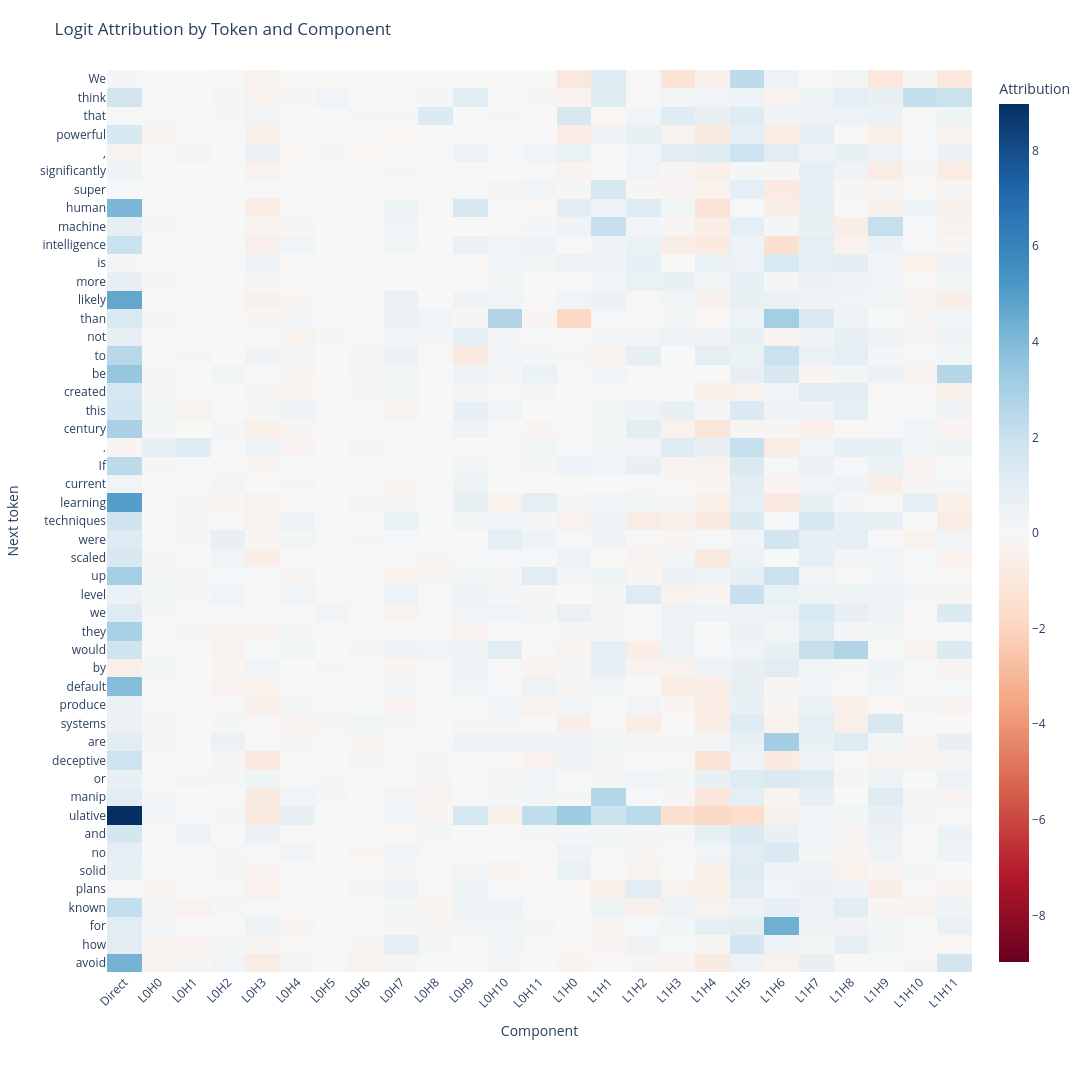

The notebook cell saved with this chart:
### Code cell
import plotly.express as px

def plot_logit_attribution_heatmap(
    logit_attr: t.Tensor,
    token_labels: list[str],
    component_labels: list[str],
    title: str = "Logit Attribution by Token and Component",
    min_width: int = 1000,
    min_height: int = 2000,
    cell_width: int = 45,
    cell_height: int = 22,
) -> None:
    """Plot a readable attribution heatmap with token labels on the y-axis."""
    values = logit_attr.detach().cpu().numpy() if isinstance(logit_attr, t.Tensor) else np.asarray(logit_attr)
    n_rows, n_cols = values.shape

    fig = px.imshow(
        values,
        x=component_labels,
        y=token_labels,
        labels={"x": "Component", "y": "Next token", "color": "Attribution"},
        title=title,
        color_continuous_scale="RdBu",
        color_continuous_midpoint=0,
        aspect="auto",
    )

    fig.update_layout(
        width=max(min_width, cell_width * n_cols),
        height=max(min_height, cell_height * n_rows),
        margin=dict(l=100, r=40, t=70, b=120),
    )
    fig.update_xaxes(tickangle=-45)
    fig.update_yaxes(automargin=True)
    fig.show()


embed = cache["embed"]
l1_results = cache["result", 0]
l2_results = cache["result", 1]
logit_attr = logit_attribution(embed, l1_results, l2_results, model.W_U, tokens.squeeze())

token_labels = model.to_str_tokens(tokens.squeeze())[1:]
n_heads = l1_results.shape[1]
component_labels = ["Direct"] + [f"L0H{h}" for h in range(n_heads)] + [f"L1H{h}" for h in range(n_heads)]

plot_logit_attribution_heatmap(
    logit_attr=logit_attr,
    token_labels=token_labels,
    component_labels=component_labels,
    title="Logit Attribution by Token and Component",
)

### Figure 1 — Plotly figure (JSON) as saved in the notebook; plotly's stock layout.template omitted (floating-point values rounded to 4 significant figures; data arrays with more than 128 entries replaced by an {"elided": "..."} marker saying what was removed)
{"data": [{"coloraxis": "coloraxis", "hovertemplate": "Component: %{x}<br>Next token: %{y}<br>Attribution: %{z}<extra></extra>", "name": "0", "type": "heatmap", "x": ["Direct", "L0H0", "L0H1", "L0H2", "L0H3", "L0H4", "L0H5", "L0H6", "L0H7", "L0H8", "L0H9", "L0H10", "L0H11", "L1H0", "L1H1", "L1H2", "L1H3", "L1H4", "L1H5", "L1H6", "L1H7", "L1H8", "L1H9", "L1H10", "L1H11"], "xaxis": "x", "y": ["We", " think", " that", " powerful", ",", " significantly", " super", "human", " machine", " intelligence", " is", " more", " likely", " than", " not", " to", " be", " created", " this", " century", ".", " If", " current", " machine", " learning", " techniques", " were", " scaled", " up", " to", " this", " level", ",", " we", " think", " they", " would", " by", " default", " produce", " systems", " that", " are", " deceptive", " or", " manip", "ulative", ",", " and", " that", " no", " solid", " plans", " are", " known", " for", " how", " to", " avoid", " this", "."], "yaxis": "y", "z": {"elided": "61x25 float values"}}], "layout": {"coloraxis": {"cmid": 0, "colorbar": {"title": {"text": "Attribution"}}, "colorscale": [[0, "rgb(103,0,31)"], [0.1, "rgb(178,24,43)"], [0.2, "rgb(214,96,77)"], [0.3, "rgb(244,165,130)"], [0.4, "rgb(253,219,199)"], [0.5, "rgb(247,247,247)"], [0.6, "rgb(209,229,240)"], [0.7, "rgb(146,197,222)"], [0.8, "rgb(67,147,195)"], [0.9, "rgb(33,102,172)"], [1, "rgb(5,48,97)"]]}, "height": 2000, "margin": {"b": 120, "l": 100, "r": 40, "t": 70}, "title": {"text": "Logit Attribution by Token and Component"}, "width": 1125, "xaxis": {"anchor": "y", "domain": [0, 1], "tickangle": -45, "title": {"text": "Component"}}, "yaxis": {"anchor": "x", "automargin": true, "autorange": "reversed", "domain": [0, 1], "title": {"text": "Next token"}}}}
